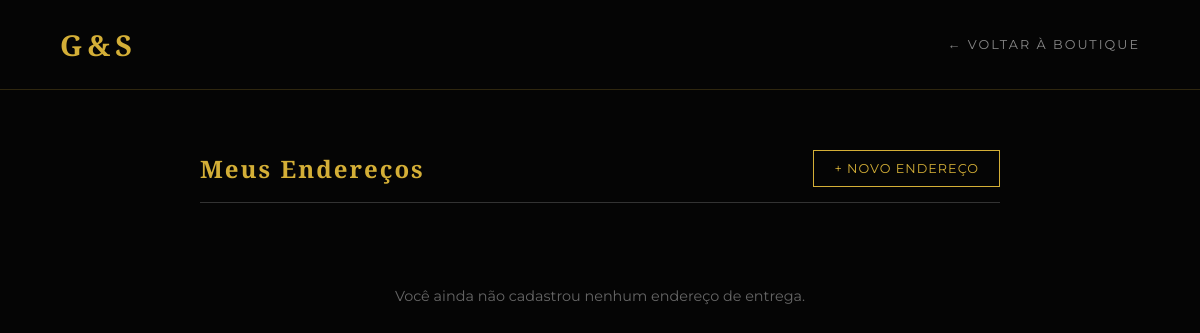
Page /meus-enderecos/ (signed in) on the earlier database version.
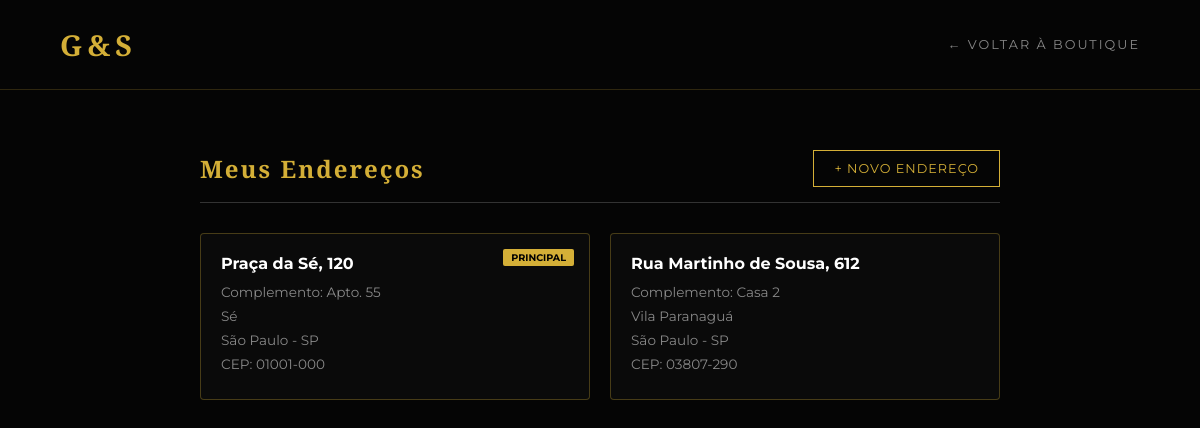
Same page on the later database version.
### vendas/models.py (models this page shows, shortened)
class Endereco(models.Model):
    cliente = models.ForeignKey(Cliente, on_delete=models.CASCADE, related_name='enderecos')
    cep = models.CharField(max_length=9, verbose_name="CEP")
    logradouro = models.CharField(max_length=255, verbose_name="Rua/Avenida")
    numero = models.CharField(max_length=10, verbose_name="Número")
    complemento = models.CharField(max_length=100, blank=True, null=True, verbose_name="Complemento")
    bairro = models.CharField(max_length=100, verbose_name="Bairro")
    cidade = models.CharField(max_length=100, verbose_name="Cidade")
    estado = models.CharField(max_length=2, verbose_name="Estado (UF)")
    padrao = models.BooleanField(default=False, verbose_name="Endereço Principal?")

### vendas/views.py (the view)
# urls.py: path('meus-enderecos/', meus_enderecos, name='meus_enderecos'),
@login_required
def meus_enderecos(request):
    enderecos = Endereco.objects.filter(cliente=request.user.perfil_cliente)
    return render(request, 'vendas/meus_enderecos.html', {'enderecos': enderecos})

### vendas/templates/vendas/meus_enderecos.html (shortened to what this page needs)
<!DOCTYPE html>
<html lang="pt-br">
<head>
</head>
<body>
<nav>
    <a href="{% url 'vitrine' %}" class="logo">G&S</a>
    <a href="{% url 'vitrine' %}" class="voltar">← Voltar à Boutique</a>
</nav>
<div class="dashboard-container">
    <div class="dashboard-header">
        <h2>Meus Endereços</h2>
        <a href="{% url 'adicionar_endereco' %}" class="btn-novo">+ Novo Endereço</a>
    </div>
    <div class="grid-enderecos">
        {% for endereco in enderecos %}
            <div class="card-endereco">
                {% if endereco.padrao %}
                    <span class="tag-padrao">Principal</span>
                {% endif %}
                <h4>{{ endereco.logradouro }}, {{ endereco.numero }}</h4>
                {% if endereco.complemento %}
                    <p>Complemento: {{ endereco.complemento }}</p>
                {% endif %}
                <p>{{ endereco.bairro }}</p>
                <p>{{ endereco.cidade }} - {{ endereco.estado }}</p>
                <p>CEP: {{ endereco.cep }}</p>
            </div>
        {% empty %}
            <div class="empty-state">
                <p>Você ainda não cadastrou nenhum endereço de entrega.</p>
            </div>
        {% endfor %}
    </div>
</div>
</body>
</html>

Differences in the rows shown:
added Endereco: padrao "PRINCIPAL", logradouro "Praça da Sé", numero "120", complemento "Apto. 55", bairro "Sé", cidade "São Paulo", estado "SP", cep "01001-000"
added Endereco: logradouro "Rua Martinho de Sousa", numero "612", complemento "Casa 2", bairro "Vila Paranaguá", cidade "São Paulo", estado "SP", cep "03807-290"
Other differences:
text no longer shown: "Você ainda não cadastrou nenhum endereço de entrega."
